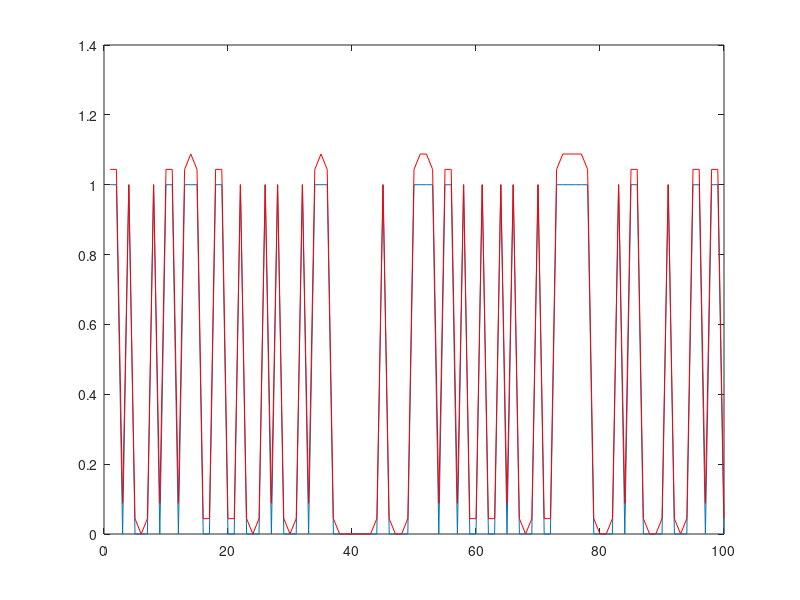

MATLAB code to generate this figure: (Note: this script raises an error after producing the figure.)
%https://www.mathworks.com/matlabcentral/newsreader/view_thread/243177

clear all
clc
figure(1);clf
%y=[ 0 1 0 1 0 0 0 0 0 0 0 0 0 1 0 0 0 0 1]; % spike train
SPIKE_TRAIN_LENGTH = 100;
y=double(logical(rand(SPIKE_TRAIN_LENGTH,1)<0.5));
plot(y)
hold on
sigma=1;
x=[-100:sigma:100];

%k = exp(-(x/sigma).^2/2)/(sigma*sqrt(2*pi)); % Gaussian kernel.
k = gausswin(3);
z=conv(y,k);
z=z(ceil(length(k)/2):end-floor(length(k)/2))
h=plot(z, '-r');
h.Color(4) = 0.5;  % 50% transparent

legend('Spike Train', 'Rate');